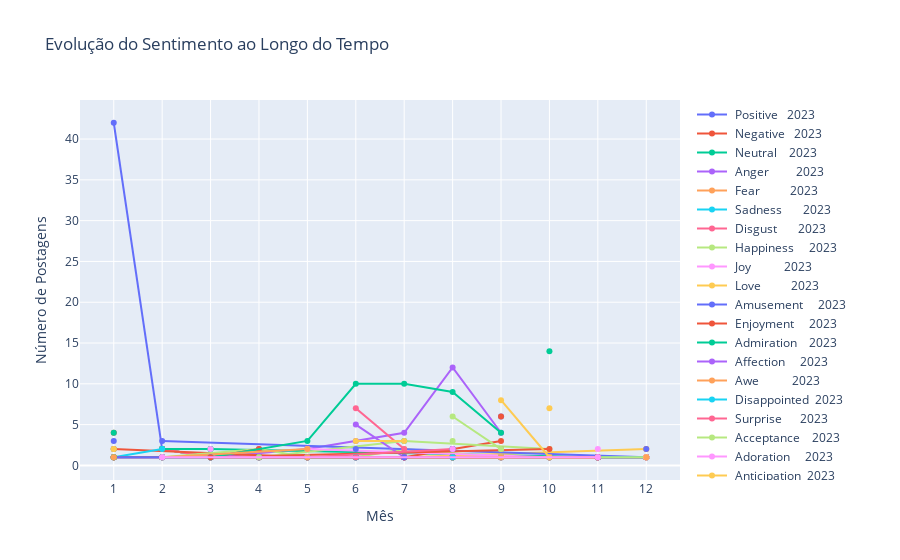

Notebook code for this chart:
### Markdown cell above
Passo 3: Criar a figura para os gráficos

### Code cell
fig = go.Figure()

# Adicionar um gráfico para cada tipo de sentimento
for sentiment in df['Sentiment'].unique():
    for year in unique_years:
        sentiment_data = sentiment_distribution[(sentiment_distribution['Sentiment'] == sentiment) & (sentiment_distribution['Year'] == year)]
        if not sentiment_data.empty:
            fig.add_trace(go.Scatter(x=sentiment_data['Month'], y=sentiment_data['Count'],
                                     mode='lines+markers',
                                     name=f'{sentiment} {year}'))

# Atualizar layout do gráfico
fig.update_layout(title='Evolução do Sentimento ao Longo do Tempo',
                  xaxis_title='Mês',
                  yaxis_title='Número de Postagens',
                  xaxis=dict(tickmode='linear'))

fig.show()
